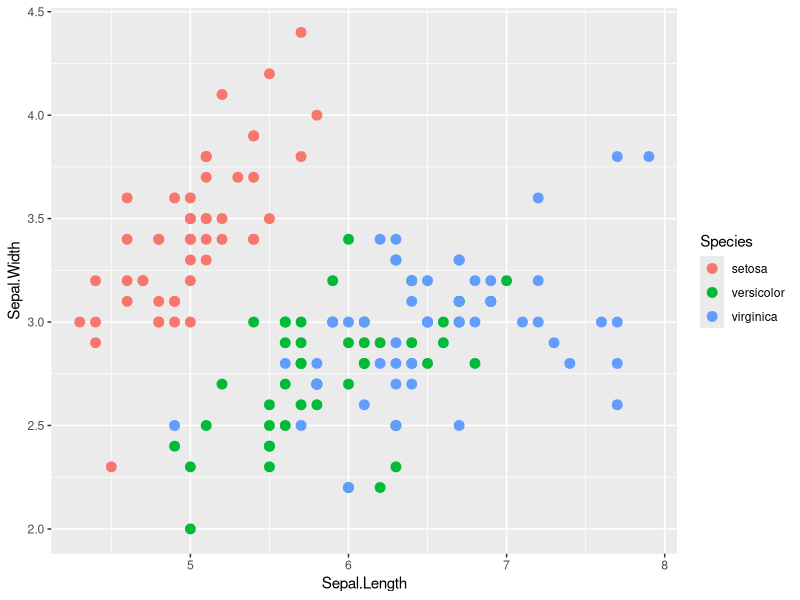

Write the R code that produced this figure.
# Comments in R are written using hash(#)
# The recommended style for commenting in R is having commented lines begin with # and one space.

# Basic Calculations
2+2
2*3
8/2
2^3
pi
sin(pi)
cos(pi)
tan(pi)

# Functions
sqrt(4)
abs(-65)
?sqrt

# Variables
SquareRoot4 = sqrt(4)
SquareRoot4
HoursWeek <- 7*24   #Both <- and = can be used to assign variables
HoursWeek
ls()

# Setting working directory
# the path format may be change on Mac.
setwd("C:/Users/Krsna/Programming/R")
getwd()

# Installing packages
install.packages("ggplot2")

# Loading package
library("ggplot2")

# To plot
ggplot(data=iris, aes(x=Sepal.Length, y=Sepal.Width, color=Species)) + geom_point(size=3)


